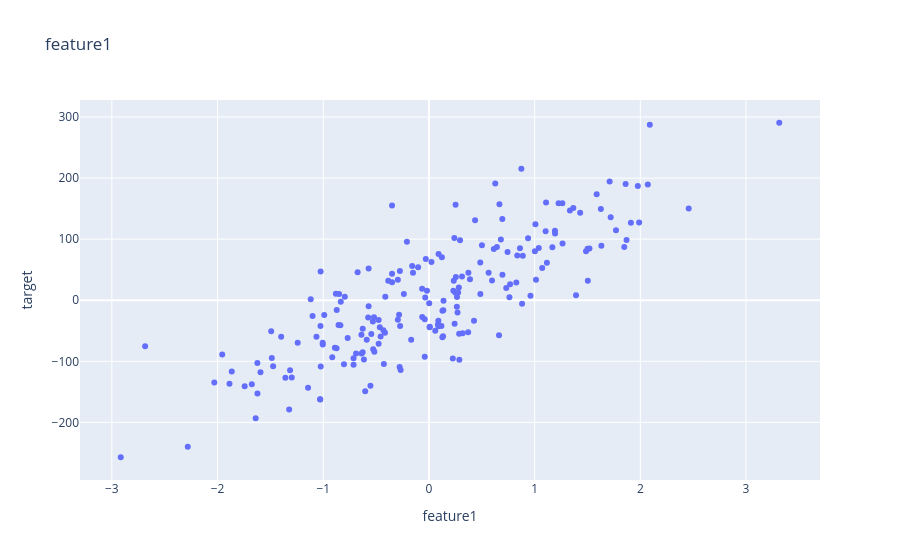
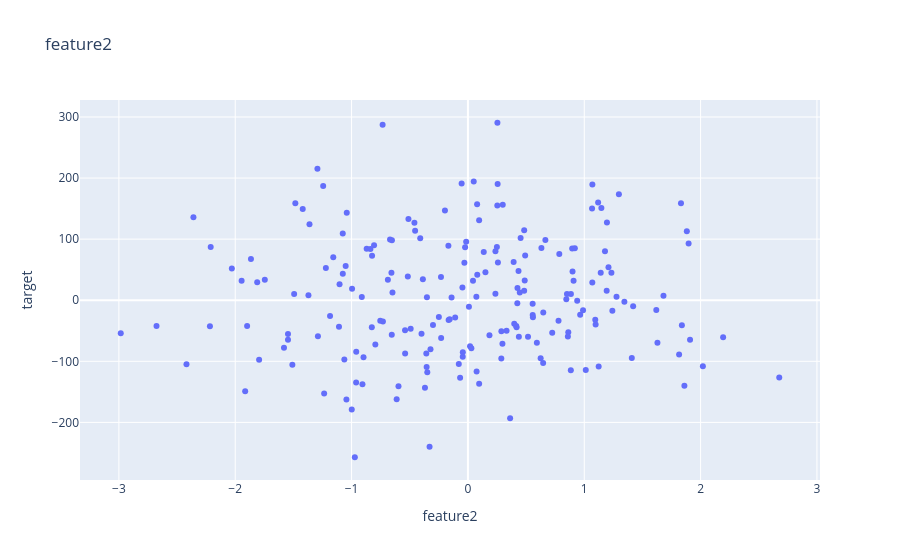
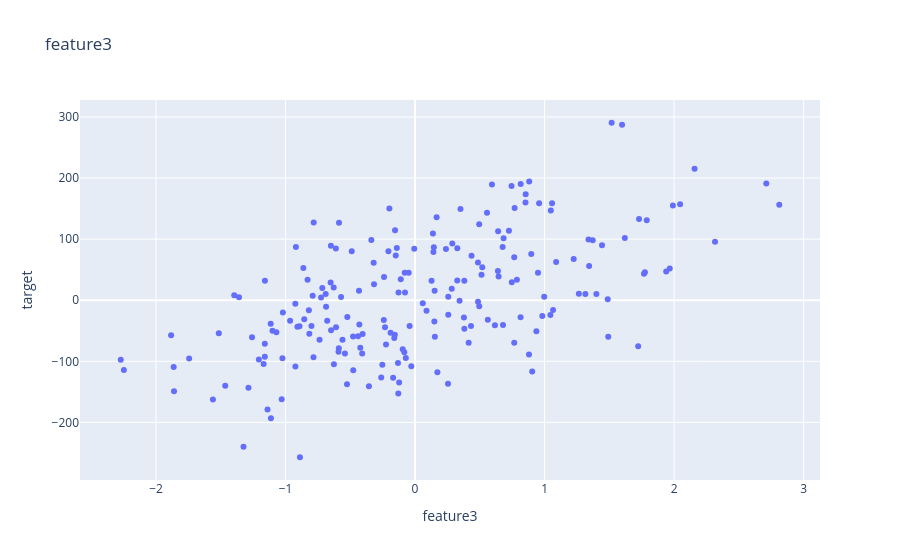

Here is the notebook cell these charts were saved with, in order:
### Markdown cell above
## 1. Linearity: each input against the target

### Code cell
for c in ["feature1", "feature2", "feature3"]:
    px.scatter(df, x=c, y="target", title=c).show()
df.corr()["target"].round(3)

### Figure 1 — Plotly figure (JSON) as saved in the notebook; plotly's stock layout.template omitted (floating-point values rounded to 4 significant figures; data arrays with more than 128 entries replaced by an {"elided": "..."} marker saying what was removed)
{"data": [{"hovertemplate": "feature1=%{x}<br>target=%{y}<extra></extra>", "legendgroup": "", "marker": {"color": "#636efa", "symbol": "circle"}, "mode": "markers", "name": "", "orientation": "v", "showlegend": false, "type": "scatter", "x": {"elided": "200 float values"}, "xaxis": "x", "y": {"elided": "200 float values"}, "yaxis": "y"}], "layout": {"legend": {"tracegroupgap": 0}, "title": {"text": "feature1"}, "xaxis": {"anchor": "y", "domain": [0.0, 1.0], "title": {"text": "feature1"}}, "yaxis": {"anchor": "x", "domain": [0.0, 1.0], "title": {"text": "target"}}}}

### Figure 2 — Plotly figure (JSON) as saved in the notebook; plotly's stock layout.template omitted (floating-point values rounded to 4 significant figures; data arrays with more than 128 entries replaced by an {"elided": "..."} marker saying what was removed)
{"data": [{"hovertemplate": "feature2=%{x}<br>target=%{y}<extra></extra>", "legendgroup": "", "marker": {"color": "#636efa", "symbol": "circle"}, "mode": "markers", "name": "", "orientation": "v", "showlegend": false, "type": "scatter", "x": {"elided": "200 float values"}, "xaxis": "x", "y": {"elided": "200 float values"}, "yaxis": "y"}], "layout": {"legend": {"tracegroupgap": 0}, "title": {"text": "feature2"}, "xaxis": {"anchor": "y", "domain": [0.0, 1.0], "title": {"text": "feature2"}}, "yaxis": {"anchor": "x", "domain": [0.0, 1.0], "title": {"text": "target"}}}}

### Figure 3 — Plotly figure (JSON) as saved in the notebook; plotly's stock layout.template omitted (floating-point values rounded to 4 significant figures; data arrays with more than 128 entries replaced by an {"elided": "..."} marker saying what was removed)
{"data": [{"hovertemplate": "feature3=%{x}<br>target=%{y}<extra></extra>", "legendgroup": "", "marker": {"color": "#636efa", "symbol": "circle"}, "mode": "markers", "name": "", "orientation": "v", "showlegend": false, "type": "scatter", "x": {"elided": "200 float values"}, "xaxis": "x", "y": {"elided": "200 float values"}, "yaxis": "y"}], "layout": {"legend": {"tracegroupgap": 0}, "title": {"text": "feature3"}, "xaxis": {"anchor": "y", "domain": [0.0, 1.0], "title": {"text": "feature3"}}, "yaxis": {"anchor": "x", "domain": [0.0, 1.0], "title": {"text": "target"}}}}
